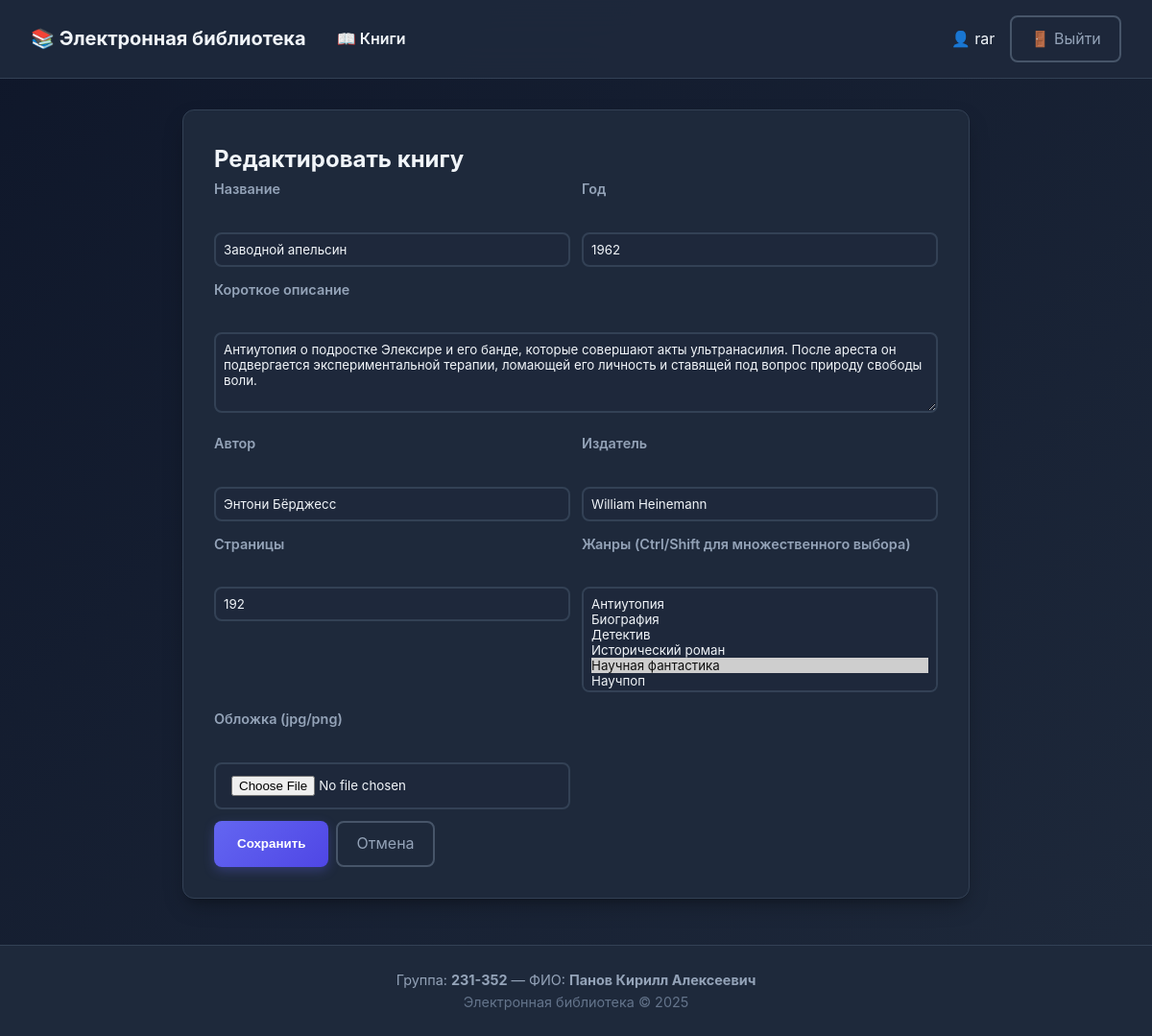
The app's page /book/18/edit (signed in) with its own data.
### tables this page shows
CREATE TABLE users (
  id INTEGER PRIMARY KEY AUTOINCREMENT,
  username TEXT NOT NULL UNIQUE,
  password_hash TEXT NOT NULL,
  last_name TEXT NOT NULL,
  first_name TEXT NOT NULL,
  middle_name TEXT,
  role_id INTEGER NOT NULL,
  FOREIGN KEY (role_id) REFERENCES roles(id) ON DELETE RESTRICT
);

CREATE TABLE books (
  id INTEGER PRIMARY KEY AUTOINCREMENT,
  title TEXT NOT NULL,
  short_description TEXT NOT NULL,
  year INTEGER NOT NULL,
  publisher TEXT NOT NULL,
  author TEXT NOT NULL,
  pages INTEGER NOT NULL
);

### app/books.py (the view, shortened to what this page needs)
@bp.route('/book/<int:book_id>/edit', methods=['GET', 'POST'])
@roles_required('админ', 'модератор')
def book_edit(book_id):
    db = get_db()
    book = db.execute('SELECT * FROM books WHERE id = ?', (book_id,)).fetchone()
    if book is None:
        flash('Книга не найдена', 'error')
        return redirect(url_for('books.index'))
    genres_all = db.execute('SELECT id, name FROM genres ORDER BY name').fetchall()
    current_genres = [str(row['genre_id']) for row in
                      db.execute('SELECT genre_id FROM book_genres WHERE book_id = ?', (book_id,)).fetchall()]
    return render_template('book_form.html', genres=genres_all, form=book, action='edit', book=book,
                           current_genres=current_genres)

### app/auth.py (called while the page is built)
@bp.before_app_request
def load_logged_in_user():
    user_id = session.get('user_id')
    if user_id is None:
        g.user = None
        g.user_role = None
    else:
        db = get_db()
        user = db.execute(
            'SELECT u.id, u.username, u.last_name, u.first_name, u.middle_name, r.name as role_name '
            'FROM users u JOIN roles r ON u.role_id = r.id WHERE u.id = ?',
            (user_id,)
        ).fetchone()
        g.user = user
        g.user_role = user['role_name'] if user else None

def roles_required(*allowed_role_names):
    def decorator(view):
        @wraps(view)
        def wrapped_view(**kwargs):
            if g.get('user') is None:
                flash('Для выполнения данного действия необходимо пройти процедуру аутентификации', 'error')
                return redirect(url_for('auth.login', next=request.path))
            role = g.get('user_role')
            if role not in allowed_role_names:
                flash('У вас недостаточно прав для выполнения данного действия', 'error')
                return redirect(url_for('books.index'))
            return view(**kwargs)
        return wrapped_view
    return decorator

### app/db.py (called while the page is built)
def get_db():
    if 'db' not in g:
        g.db = sqlite3.connect(
            current_app.config['DATABASE'],
            detect_types=sqlite3.PARSE_DECLTYPES
        )
        g.db.row_factory = sqlite3.Row
    return g.db

### app/templates/book_form.html (shortened to what this page needs)
{% extends "base.html" %}
{% block content %}
<div class="card" style="max-width:820px; margin:0 auto;">
  {% if action == 'add' %}
    <h2>Добавить книгу</h2>
    <form method="post" enctype="multipart/form-data">
  {% else %}
    <h2>Редактировать книгу</h2>
    <form method="post" enctype="multipart/form-data">
  {% endif %}
    <div style="display:grid; grid-template-columns:1fr 1fr; gap:12px;">
      <div>
        <label>Название</label><br/>
        <input name="title" required style="width:100%; padding:8px;" value="{{ form.title if form else (book.title if book else '') }}">
      </div>
      <div>
        <label>Год</label><br/>
        <input name="year" required style="width:100%; padding:8px;" value="{{ form.year if form else (book.year if book else '') }}">
      </div>
      <div style="grid-column:1/3;">
        <label>Короткое описание</label><br/>
        <textarea name="short_description" required style="width:100%; padding:8px;" rows="4">{{ form.short_description if form else (book.short_description if book else '') }}</textarea>
      </div>
      <div>
        <label>Автор</label><br/>
        <input name="author" required style="width:100%; padding:8px;" value="{{ form.author if form else (book.author if book else '') }}">
      </div>
      <div>
        <label>Издатель</label><br/>
        <input name="publisher" required style="width:100%; padding:8px;" value="{{ form.publisher if form else (book.publisher if book else '') }}">
      </div>
      <div>
        <label>Страницы</label><br/>
        <input name="pages" required style="width:100%; padding:8px;" value="{{ form.pages if form else (book.pages if book else '') }}">
      </div>
      <div>
        <label>Жанры (Ctrl/Shift для множественного выбора)</label><br/>
        <select name="genres" multiple style="width:100%; padding:8px; min-height:110px;">
          {% for g in genres %}
            {% set gid = g['id']|string %}
            <option value="{{ g['id'] }}" {% if (current_genres is defined and gid in current_genres) or (form and (g['id']|string) in (form.getlist('genres') if form.getlist else []) ) %}selected{% endif %}>{{ g['name'] }}</option>
          {% endfor %}
        </select>
      </div>
      <div>
        <label>Обложка (jpg/png)</label><br/>
        <input type="file" name="cover" accept="image/*">
      </div>
    </div>
    <div style="margin-top:12px; display:flex; gap:8px;">
      <button class="btn" type="submit">{% if action=='add' %}Добавить{% else %}Сохранить{% endif %}</button>
      <a class="btn-ghost" href="{{ url_for('books.index') }}">Отмена</a>
    </div>
  </form>
</div>
{% endblock %}

### app/templates/base.html (shortened to what this page needs)
<!doctype html>
<html lang="ru">
<head>
</head>
<body>
  <div class="navbar">
    <div class="nav-left">
      <a href="{{ url_for('books.index') }}" style="font-size:1.25rem; font-weight:700;">📚 Электронная библиотека</a>
      <a href="{{ url_for('books.index') }}">📖 Книги</a>
    </div>
    <div class="nav-right">
      {% if session.get('user_id') %}
        <span>👤 {{ session.get('full_name') }}</span>
        <a class="btn-ghost" href="{{ url_for('auth.logout') }}">🚪 Выйти</a>
      {% else %}
        <a class="btn" href="{{ url_for('auth.login') }}">🔐 Войти</a>
      {% endif %}
    </div>
  </div>
  <div class="container">
    {% block content %}{% endblock %}
  </div>
  <footer>
    Группа: <strong>231-352</strong> — ФИО: <strong>Панов Кирилл Алексеевич</strong><br/>
    <span class="muted">Электронная библиотека © 2025</span>
  </footer>
</body>
</html>

### app/templates/base.html (style rules this page uses)
:root { --primary: #6366f1; --primary-hover: #4f46e5; --secondary: #64748b; --success: #10b981; --error: #ef4444; --warning: #f59e0b; --bg-dark: #0f172a; --bg-card: #1e293b; --bg-hover: #334155; --text-primary: #f1f5f9; --text-secondary: #94a3b8; --text-muted: #64748b; --border: #334155; --border-light: #475569; --shadow: 0 10px 25px -5px rgba(0, 0, 0, 0.3), 0 8px 10px -6px rgba(0, 0, 0, 0.2); --radius: 12px; --radius-sm: 8px; --transition: all 0.2s ease-in-out; }
* { box-sizing: border-box; margin: 0; padding: 0; }
body { font-family: 'Inter', 'Segoe UI', Arial, sans-serif; margin: 0; padding: 0; background: linear-gradient(135deg, var(--bg-dark) 0%, #1e293b 100%); color: var(--text-primary); font-size: 1rem; line-height: 1.6; min-height: 100vh; }
.navbar { background: rgba(30, 41, 59, 0.95); backdrop-filter: blur(20px); border-bottom: 1px solid var(--border); padding: 1rem 2rem; display: flex; align-items: center; justify-content: space-between; position: sticky; top: 0; z-index: 100; }
.nav-left { display: flex; align-items: center; gap: 2rem; }
.nav-left a, .nav-left span { color: var(--text-primary); text-decoration: none; font-weight: 600; transition: var(--transition); position: relative; }
.nav-left a::after { content: ''; position: absolute; bottom: -5px; left: 0; width: 0; height: 2px; background: var(--primary); transition: var(--transition); }
.nav-right { display: flex; align-items: center; gap: 1rem; }
.container { max-width: 1200px; margin: 2rem auto; padding: 0 1.5rem; }
.card { background: var(--bg-card); color: var(--text-primary); padding: 2rem; border-radius: var(--radius); box-shadow: var(--shadow); border: 1px solid var(--border); backdrop-filter: blur(10px); transition: var(--transition); }
footer { margin-top: 3rem; padding: 1.5rem 2rem; text-align: center; color: var(--text-secondary); background: var(--bg-card); border-top: 1px solid var(--border); font-size: 0.9rem; }
.btn { background: linear-gradient(135deg, var(--primary) 0%, var(--primary-hover) 100%); color: white; padding: 0.75rem 1.5rem; border-radius: var(--radius-sm); text-decoration: none; border: none; cursor: pointer; font-weight: 600; transition: var(--transition); display: inline-flex; align-items: center; gap: 0.5rem; box-shadow: 0 4px 12px rgba(99, 102, 241, 0.3); }
.btn-ghost { background: transparent; border: 2px solid var(--border-light); color: var(--text-secondary); padding: 0.6rem 1.2rem; border-radius: var(--radius-sm); text-decoration: none; transition: var(--transition); }
.muted { color: var(--text-muted); font-size: 0.9rem; }
form textarea, form input, select { background: rgba(30, 41, 59, 0.8); color: var(--text-primary); border: 2px solid var(--border); border-radius: var(--radius-sm); padding: 0.75rem 1rem; width: 100%; transition: var(--transition); font-family: inherit; }
form label { display: block; margin-bottom: 0.5rem; color: var(--text-secondary); font-weight: 600; font-size: 0.9rem; }
a { color: var(--primary); text-decoration: none; transition: var(--transition); }

### records on screen
users: get "rar"
books: title "Заводной апельсин", year "1962", short_description "Антиутопия о подростке Элексире и его банде, которые совершают акты ультранасилия. После ареста он подвергается экспериментальной терапии, ломающей его личность и ставящей под вопрос природу свободы воли.", author "Энтони Бёрджесс", publisher "William Heinemann", pages "192"

### other values on screen
form field genres "Антиутопия / Биография / Детектив / Исторический роман / Научная фантастика ☑ / Научпоп"
